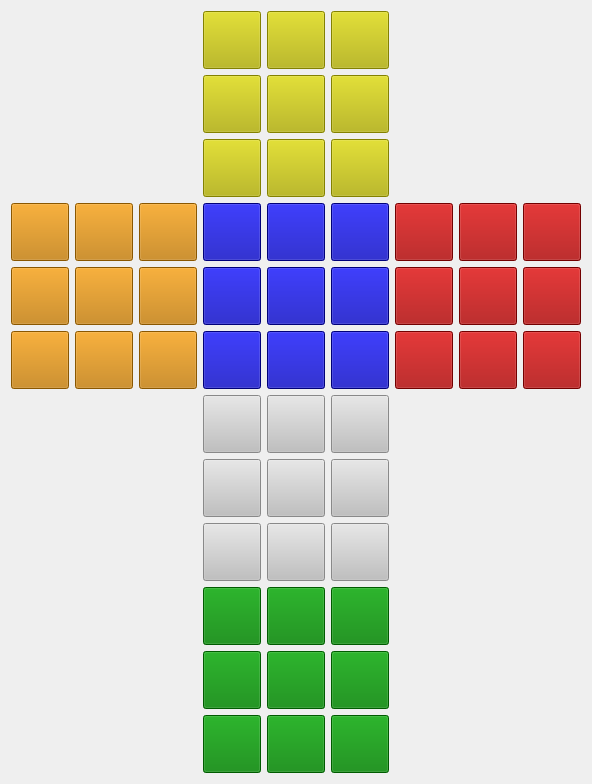
  <widget class="QWidget" name="gridLayoutWidget">
   <property name="geometry">
    <rect>
     <x>190</x>
     <y>100</y>
     <width>524</width>
     <height>694</height>
    </rect>
   </property>
   <layout class="QGridLayout" name="All_cube">
    <item row="0" column="2">
     <layout class="QGridLayout" name="Side_0">
      <item row="0" column="0">
       <widget class="QPushButton" name="Side_0_Square_0">
        <property name="styleSheet">
         <string notr="true">QPushButton{
  background-color: rgb(183, 180, 0);
  width: 50px;
  height: 50px;
}

QPushButton:hover {
  background-color: gray;
}

QPushButton:pressed {
  background-color: yellow;
}</string>
        </property>
        <property name="text">
         <string/>
        </property>
       </widget>
      </item>
      <item row="0" column="1">
       <widget class="QPushButton" name="Side_0_Square_1">
        <property name="styleSheet">
         <string notr="true">QPushButton{
  background-color: rgb(183, 180, 0);
  width: 50px;
  height: 50px;
}

QPushButton:hover {
  background-color: gray;
}

QPushButton:pressed {
  background-color: yellow;
}</string>
        </property>
        <property name="text">
         <string/>
        </property>
       </widget>
      </item>
      <item row="0" column="2">
       <widget class="QPushButton" name="Side_0_Square_2">
        <property name="styleSheet">
         <string notr="true">QPushButton{
  background-color: rgb(183, 180, 0);
  width: 50px;
  height: 50px;
}

QPushButton:hover {
  background-color: gray;
}

QPushButton:pressed {
  background-color: yellow;
}</string>
        </property>
        <property name="text">
         <string/>
        </property>
       </widget>
      </item>
      <item row="1" column="0">
       <widget class="QPushButton" name="Side_0_Square_3">
        <property name="styleSheet">
         <string notr="true">QPushButton{
  background-color: rgb(183, 180, 0);
  width: 50px;
  height: 50px;
}

QPushButton:hover {
  background-color: gray;
}

QPushButton:pressed {
  background-color: yellow;
}</string>
        </property>
        <property name="text">
         <string/>
        </property>
       </widget>
      </item>
      <item row="1" column="1">
       <widget class="QPushButton" name="Side_0_Square_4">
        <property name="styleSheet">
         <string notr="true">QPushButton{
  background-color: rgb(183, 180, 0);
  width: 50px;
  height: 50px;
}

QPushButton:hover {
  background-color: gray;
}

QPushButton:pressed {
  background-color: yellow;
}</string>
        </property>
        <property name="text">
         <string/>
        </property>
       </widget>
      </item>
      <item row="1" column="2">
       <widget class="QPushButton" name="Side_0_Square_5">
        <property name="styleSheet">
         <string notr="true">QPushButton{
  background-color: rgb(183, 180, 0);
  width: 50px;
  height: 50px;
}

QPushButton:hover {
  background-color: gray;
}

QPushButton:pressed {
  background-color: yellow;
}</string>
        </property>
        <property name="text">
         <string/>
        </property>
       </widget>
      </item>
      <item row="2" column="1">
       <widget class="QPushButton" name="Side_0_Square_7">
        <property name="styleSheet">
         <string notr="true">QPushButton{
  background-color: rgb(183, 180, 0);
  width: 50px;
  height: 50px;
}

QPushButton:hover {
  background-color: gray;
}

QPushButton:pressed {
  background-color: yellow;
}</string>
        </property>
        <property name="text">
         <string/>
        </property>
       </widget>
      </item>
      <item row="2" column="2">
       <widget class="QPushButton" name="Side_0_Square_8">
        <property name="styleSheet">
         <string notr="true">QPushButton{
  background-color: rgb(183, 180, 0);
  width: 50px;
  height: 50px;
}

QPushButton:hover {
  background-color: gray;
}

QPushButton:pressed {
  background-color: yellow;
}</string>
        </property>
        <property name="text">
         <string/>
        </property>
       </widget>
      </item>
      <item row="2" column="0">
       <widget class="QPushButton" name="Side_0_Square_6">
        <property name="styleSheet">
         <string notr="true">QPushButton{
  background-color: rgb(183, 180, 0);
  width: 50px;
  height: 50px;
}

QPushButton:hover {
  background-color: gray;
}

QPushButton:pressed {
  background-color: yellow;
}</string>
        </property>
        <property name="text">
         <string/>
        </property>
       </widget>
      </item>
     </layout>
    </item>
    <item row="3" column="2">
     <spacer name="verticalSpacer_2">
      <property name="orientation">
       <enum>Qt::Vertical</enum>
      </property>
      <property name="sizeHint" stdset="0">
       <size>
        <width>20</width>
        <height>40</height>
       </size>
      </property>
     </spacer>
    </item>
    <item row="2" column="4">
     <spacer name="horizontalSpacer">
      <property name="orientation">
       <enum>Qt::Horizontal</enum>
      </property>
      <property name="sizeHint" stdset="0">
       <size>
        <width>40</width>
        <height>20</height>
       </size>
      </property>
     </spacer>
    </item>
    <item row="1" column="2">
     <spacer name="verticalSpacer">
      <property name="orientation">
       <enum>Qt::Vertical</enum>
      </property>
      <property name="sizeHint" stdset="0">
       <size>
        <width>20</width>
        <height>40</height>
       </size>
      </property>
     </spacer>
    </item>
    <item row="2" column="0">
     <layout class="QGridLayout" name="Side_1">
      <item row="0" column="0">
       <widget class="QPushButton" name="Side_1_Square_0">
        <property name="styleSheet">
         <string notr="true">QPushButton{
  background-color: rgb(193, 122, 0);
  width: 50px;
  height: 50px;
}

QPushButton:hover {
  background-color: silver;
}

QPushButton:pressed {
  background-color: orange;
}</string>
        </property>
        <property name="text">
         <string/>
        </property>
       </widget>
      </item>
      <item row="0" column="1">
       <widget class="QPushButton" name="Side_1_Square_1">
        <property name="styleSheet">
         <string notr="true">QPushButton{
  background-color: rgb(193, 122, 0);
  width: 50px;
  height: 50px;
}

QPushButton:hover {
  background-color: silver;
}

QPushButton:pressed {
  background-color: orange;
}</string>
        </property>
        <property name="text">
         <string/>
        </property>
       </widget>
      </item>
      <item row="0" column="2">
       <widget class="QPushButton" name="Side_1_Square_2">
        <property name="styleSheet">
         <string notr="true">QPushButton{
  background-color: rgb(193, 122, 0);
  width: 50px;
  height: 50px;
}

QPushButton:hover {
  background-color: silver;
}

QPushButton:pressed {
  background-color: orange;
}</string>
        </property>
        <property name="text">
         <string/>
        </property>
       </widget>
      </item>
      <item row="1" column="0">
       <widget class="QPushButton" name="Side_1_Square_3">
        <property name="styleSheet">
         <string notr="true">QPushButton{
  background-color: rgb(193, 122, 0);
  width: 50px;
  height: 50px;
}

QPushButton:hover {
  background-color: silver;
}

QPushButton:pressed {
  background-color: orange;
}</string>
        </property>
        <property name="text">
         <string/>
        </property>
       </widget>
      </item>
      <item row="1" column="1">
       <widget class="QPushButton" name="Side_1_Square_4">
        <property name="styleSheet">
         <string notr="true">QPushButton{
  background-color: rgb(193, 122, 0);
  width: 50px;
  height: 50px;
}

QPushButton:hover {
  background-color: silver;
}

QPushButton:pressed {
  background-color: orange;
}</string>
        </property>
        <property name="text">
         <string/>
        </property>
       </widget>
      </item>
      <item row="1" column="2">
       <widget class="QPushButton" name="Side_1_Square_5">
        <property name="styleSheet">
         <string notr="true">QPushButton{
  background-color: rgb(193, 122, 0);
  width: 50px;
  height: 50px;
}

QPushButton:hover {
  background-color: silver;
}

QPushButton:pressed {
  background-color: orange;
}</string>
        </property>
        <property name="text">
         <string/>
        </property>
       </widget>
      </item>
      <item row="2" column="1">
       <widget class="QPushButton" name="Side_1_Square_7">
        <property name="styleSheet">
         <string notr="true">QPushButton{
  background-color: rgb(193, 122, 0);
  width: 50px;
  height: 50px;
}

QPushButton:hover {
  background-color: silver;
}

QPushButton:pressed {
  background-color: orange;
}</string>
        </property>
        <property name="text">
         <string/>
        </property>
       </widget>
      </item>
      <item row="2" column="2">
       <widget class="QPushButton" name="Side_1_Square_8">
        <property name="styleSheet">
         <string notr="true">QPushButton{
  background-color: rgb(193, 122, 0);
  width: 50px;
  height: 50px;
}

QPushButton:hover {
  background-color: silver;
}

QPushButton:pressed {
  background-color: orange;
}</string>
        </property>
        <property name="text">
         <string/>
        </property>
       </widget>
      </item>
      <item row="2" column="0">
       <widget class="QPushButton" name="Side_1_Square_6">
        <property name="styleSheet">
         <string notr="true">QPushButton{
  background-color: rgb(193, 122, 0);
  width: 50px;
  height: 50px;
}

QPushButton:hover {
  background-color: silver;
}

QPushButton:pressed {
  background-color: orange;
}</string>
        </property>
        <property name="text">
         <string/>
        </property>
       </widget>
      </item>
     </layout>
    </item>
    <item row="2" column="1">
     <spacer name="horizontalSpacer_3">
      <property name="orientation">
       <enum>Qt::Horizontal</enum>
      </property>
      <property name="sizeHint" stdset="0">
       <size>
        <width>40</width>
        <height>20</height>
       </size>
      </property>
     </spacer>
    </item>
    <item row="2" column="3">
     <spacer name="horizontalSpacer_2">
      <property name="orientation">
       <enum>Qt::Horizontal</enum>
      </property>
      <property name="sizeHint" stdset="0">
       <size>
        <width>40</width>
        <height>20</height>
       </size>
      </property>
     </spacer>
    </item>
    <item row="2" column="5">
     <layout class="QGridLayout" name="Side_3">
      <item row="0" column="2">
       <widget class="QPushButton" name="Side_3_Square_2">
        <property name="styleSheet">
         <string notr="true">QPushButton{
  background-color: rgb(160, 0, 0);
  width: 50px;
  height: 50px;
}

QPushButton:hover {
  background-color: silver;
}

QPushButton:pressed {
  background-color: red;
}</string>
        </property>
        <property name="text">
         <string/>
        </property>
       </widget>
      </item>
      <item row="2" column="2">
       <widget class="QPushButton" name="Side_3_Square_8">
        <property name="styleSheet">
         <string notr="true">QPushButton{
  background-color: rgb(160, 0, 0);
  width: 50px;
  height: 50px;
}

QPushButton:hover {
  background-color: silver;
}

QPushButton:pressed {
  background-color: red;
}</string>
        </property>
        <property name="text">
         <string/>
        </property>
       </widget>
      </item>
      <item row="2" column="0">
       <widget class="QPushButton" name="Side_3_Square_6">
        <property name="styleSheet">
         <string notr="true">QPushButton{
  background-color: rgb(160, 0, 0);
  width: 50px;
  height: 50px;
}

QPushButton:hover {
  background-color: silver;
}

QPushButton:pressed {
  background-color: red;
}</string>
        </property>
        <property name="text">
         <string/>
        </property>
       </widget>
      </item>
      <item row="0" column="0">
       <widget class="QPushButton" name="Side_3_Square_0">
        <property name="styleSheet">
         <string notr="true">QPushButton{
  background-color: rgb(160, 0, 0);
  width: 50px;
  height: 50px;
}

QPushButton:hover {
  background-color: silver;
}

QPushButton:pressed {
  background-color: red;
}</string>
        </property>
        <property name="text">
         <string/>
        </property>
       </widget>
      </item>
      <item row="0" column="1">
       <widget class="QPushButton" name="Side_3_Square_1">
        <property name="styleSheet">
         <string notr="true">QPushButton{
  background-color: rgb(160, 0, 0);
  width: 50px;
  height: 50px;
}

QPushButton:hover {
  background-color: silver;
}

QPushButton:pressed {
  background-color: red;
}</string>
        </property>
        <property name="text">
         <string/>
        </property>
       </widget>
      </item>
      <item row="1" column="1">
       <widget class="QPushButton" name="Side_3_Square_4">
        <property name="styleSheet">
         <string notr="true">QPushButton{
  background-color: rgb(160, 0, 0);
  width: 50px;
  height: 50px;
}

QPushButton:hover {
  background-color: silver;
}

QPushButton:pressed {
  background-color: red;
}</string>
        </property>
        <property name="text">
         <string/>
        </property>
       </widget>
      </item>
      <item row="2" column="1">
       <widget class="QPushButton" name="Side_3_Square_7">
        <property name="styleSheet">
         <string notr="true">QPushButton{
  background-color: rgb(160, 0, 0);
  width: 50px;
  height: 50px;
}

QPushButton:hover {
  background-color: silver;
}

QPushButton:pressed {
  background-color: red;
}</string>
        </property>
        <property name="text">
         <string/>
        </property>
       </widget>
      </item>
      <item row="1" column="2">
       <widget class="QPushButton" name="Side_3_Square_5">
        <property name="styleSheet">
         <string notr="true">QPushButton{
  background-color: rgb(160, 0, 0);
  width: 50px;
  height: 50px;
}

QPushButton:hover {
  background-color: silver;
}

QPushButton:pressed {
  background-color: red;
}</string>
        </property>
        <property name="text">
         <string/>
        </property>
       </widget>
      </item>
      <item row="1" column="0">
       <widget class="QPushButton" name="Side_3_Square_3">
        <property name="styleSheet">
         <string notr="true">QPushButton{
  background-color: rgb(160, 0, 0);
  width: 50px;
  height: 50px;
}

QPushButton:hover {
  background-color: silver;
}

QPushButton:pressed {
  background-color: red;
}</string>
        </property>
        <property name="text">
         <string/>
        </property>
       </widget>
      </item>
     </layout>
    </item>
    <item row="6" column="2">
     <layout class="QGridLayout" name="Side_5">
      <item row="1" column="0">
       <widget class="QPushButton" name="Side_5_Square_3">
        <property name="styleSheet">
         <string notr="true">QPushButton{
  background-color: green;
  width: 50px;
  height: 50px;
}

QPushButton:hover {
  background-color: silver;
}

QPushButton:pressed {
  background-color: rgb(0, 160, 0);
}</string>
        </property>
        <property name="text">
         <string/>
        </property>
       </widget>
      </item>
      <item row="0" column="2">
       <widget class="QPushButton" name="Side_5_Square_2">
        <property name="styleSheet">
         <string notr="true">QPushButton{
  background-color: green;
  width: 50px;
  height: 50px;
}

QPushButton:hover {
  background-color: silver;
}

QPushButton:pressed {
  background-color: rgb(0, 160, 0);
}</string>
        </property>
        <property name="text">
         <string/>
        </property>
       </widget>
      </item>
      <item row="0" column="0">
       <widget class="QPushButton" name="Side_5_Square_0">
        <property name="styleSheet">
         <string notr="true">QPushButton{
  background-color: green;
  width: 50px;
  height: 50px;
}

QPushButton:hover {
  background-color: silver;
}

QPushButton:pressed {
  background-color: rgb(0, 160, 0);
}</string>
        </property>
        <property name="text">
         <string/>
        </property>
       </widget>
      </item>
      <item row="1" column="1">
       <widget class="QPushButton" name="Side_5_Square_4">
        <property name="styleSheet">
         <string notr="true">QPushButton{
  background-color: green;
  width: 50px;
  height: 50px;
}

QPushButton:hover {
  background-color: silver;
}

QPushButton:pressed {
  background-color: rgb(0, 160, 0);
}</string>
        </property>
        <property name="text">
         <string/>
        </property>
       </widget>
      </item>
      <item row="2" column="1">
       <widget class="QPushButton" name="Side_5_Square_7">
        <property name="styleSheet">
         <string notr="true">QPushButton{
  background-color: green;
  width: 50px;
  height: 50px;
}

QPushButton:hover {
  background-color: silver;
}

QPushButton:pressed {
  background-color: rgb(0, 160, 0);
}</string>
        </property>
        <property name="text">
         <string/>
        </property>
       </widget>
      </item>
      <item row="0" column="1">
       <widget class="QPushButton" name="Side_5_Square_1">
        <property name="styleSheet">
         <string notr="true">QPushButton{
  background-color: green;
  width: 50px;
  height: 50px;
}

QPushButton:hover {
  background-color: silver;
}

QPushButton:pressed {
  background-color: rgb(0, 160, 0);
}</string>
        </property>
        <property name="text">
         <string/>
        </property>
       </widget>
      </item>
      <item row="2" column="2">
       <widget class="QPushButton" name="Side_5_Square_8">
        <property name="styleSheet">
         <string notr="true">QPushButton{
  background-color: green;
  width: 50px;
  height: 50px;
}

QPushButton:hover {
  background-color: silver;
}

QPushButton:pressed {
  background-color: rgb(0, 160, 0);
}</string>
        </property>
        <property name="text">
         <string/>
        </property>
       </widget>
      </item>
      <item row="2" column="0">
       <widget class="QPushButton" name="Side_5_Square_6">
        <property name="styleSheet">
         <string notr="true">QPushButton{
  background-color: green;
  width: 50px;
  height: 50px;
}

QPushButton:hover {
  background-color: silver;
}

QPushButton:pressed {
  background-color: rgb(0, 160, 0);
}</string>
        </property>
        <property name="text">
         <string/>
        </property>
       </widget>
      </item>
      <item row="1" column="2">
       <widget class="QPushButton" name="Side_5_Square_5">
        <property name="styleSheet">
         <string notr="true">QPushButton{
  background-color: green;
  width: 50px;
  height: 50px;
}

QPushButton:hover {
  background-color: silver;
}

QPushButton:pressed {
  background-color: rgb(0, 160, 0);
}</string>
        </property>
        <property name="text">
         <string/>
        </property>
       </widget>
      </item>
     </layout>
    </item>
    <item row="2" column="2">
     <layout class="QGridLayout" name="Side_2">
      <item row="0" column="0">
       <widget class="QPushButton" name="Side_2_Square_0">
        <property name="styleSheet">
         <string notr="true">QPushButton{
  background-color: rgb(0, 0, 170);
  width: 50px;
  height: 50px;
}

QPushButton:hover {
  background-color: gray;
}

QPushButton:pressed {
  background-color: blue;
}</string>
        </property>
        <property name="text">
         <string/>
        </property>
       </widget>
      </item>
      <item row="0" column="1">
       <widget class="QPushButton" name="Side_2_Square_1">
        <property name="styleSheet">
         <string notr="true">QPushButton{
  background-color: rgb(0, 0, 170);
  width: 50px;
  height: 50px;
}

QPushButton:hover {
  background-color: gray;
}

QPushButton:pressed {
  background-color: blue;
}</string>
        </property>
        <property name="text">
         <string/>
        </property>
       </widget>
      </item>
      <item row="0" column="2">
       <widget class="QPushButton" name="Side_2_Square_2">
        <property name="styleSheet">
         <string notr="true">QPushButton{
  background-color: rgb(0, 0, 170);
  width: 50px;
  height: 50px;
}

QPushButton:hover {
  background-color: gray;
}

QPushButton:pressed {
  background-color: blue;
}</string>
        </property>
        <property name="text">
         <string/>
        </property>
       </widget>
      </item>
      <item row="1" column="0">
       <widget class="QPushButton" name="Side_2_Square_3">
        <property name="styleSheet">
         <string notr="true">QPushButton{
  background-color: rgb(0, 0, 170);
  width: 50px;
  height: 50px;
}

QPushButton:hover {
  background-color: gray;
}

QPushButton:pressed {
  background-color: blue;
}</string>
        </property>
        <property name="text">
         <string/>
        </property>
       </widget>
      </item>
      <item row="1" column="1">
       <widget class="QPushButton" name="Side_2_Square_4">
        <property name="styleSheet">
         <string notr="true">QPushButton{
  background-color: rgb(0, 0, 170);
  width: 50px;
  height: 50px;
}

QPushButton:hover {
  background-color: gray;
}

QPushButton:pressed {
  background-color: blue;
}</string>
        </property>
        <property name="text">
         <string/>
        </property>
       </widget>
      </item>
      <item row="1" column="2">
       <widget class="QPushButton" name="Side_2_Square_5">
        <property name="styleSheet">
         <string notr="true">QPushButton{
  background-color: rgb(0, 0, 170);
  width: 50px;
  height: 50px;
}

QPushButton:hover {
  background-color: gray;
}

QPushButton:pressed {
  background-color: blue;
}</string>
        </property>
        <property name="text">
         <string/>
        </property>
       </widget>
      </item>
      <item row="2" column="1">
       <widget class="QPushButton" name="Side_2_Square_7">
        <property name="styleSheet">
         <string notr="true">QPushButton{
  background-color: rgb(0, 0, 170);
  width: 50px;
  height: 50px;
}

QPushButton:hover {
  background-color: gray;
}

QPushButton:pressed {
  background-color: blue;
}</string>
        </property>
        <property name="text">
         <string/>
        </property>
       </widget>
      </item>
      <item row="2" column="2">
       <widget class="QPushButton" name="Side_2_Square_8">
        <property name="styleSheet">
         <string notr="true">QPushButton{
  background-color: rgb(0, 0, 170);
  width: 50px;
  height: 50px;
}

QPushButton:hover {
  background-color: gray;
}

QPushButton:pressed {
  background-color: blue;
}</string>
        </property>
        <property name="text">
         <string/>
        </property>
       </widget>
      </item>
      <item row="2" column="0">
       <widget class="QPushButton" name="Side_2_Square_6">
        <property name="styleSheet">
         <string notr="true">QPushButton{
  background-color: rgb(0, 0, 170);
  width: 50px;
  height: 50px;
}

QPushButton:hover {
  background-color: gray;
}

QPushButton:pressed {
  background-color: blue;
}</string>
        </property>
        <property name="text">
         <string/>
        </property>
       </widget>
      </item>
     </layout>
    </item>
    <item row="4" column="2">
     <layout class="QGridLayout" name="Side_4">
      <item row="0" column="0">
       <widget class="QPushButton" name="Side_4_Square_0">
        <property name="styleSheet">
         <string notr="true">QPushButton{
  background-color: silver;
  width: 50px;
  height: 50px;
}

QPushButton:hover {
  background-color: gray;

}

QPushButton:pressed {
  background-color: white;
}</string>
        </property>
        <property name="text">
         <string/>
        </property>
       </widget>
      </item>
      <item row="0" column="1">
       <widget class="QPushButton" name="Side_4_Square_1">
        <property name="styleSheet">
         <string notr="true">QPushButton{
  background-color: silver;
  width: 50px;
  height: 50px;
}

QPushButton:hover {
  background-color: gray;

}

QPushButton:pressed {
  background-color: white;
}</string>
        </property>
        <property name="text">
         <string/>
        </property>
       </widget>
      </item>
      <item row="0" column="2">
       <widget class="QPushButton" name="Side_4_Square_2">
        <property name="styleSheet">
         <string notr="true">QPushButton{
  background-color: silver;
  width: 50px;
  height: 50px;
}

QPushButton:hover {
  background-color: gray;

}

QPushButton:pressed {
  background-color: white;
}</string>
        </property>
        <property name="text">
         <string/>
        </property>
       </widget>
      </item>
      <item row="1" column="0">
       <widget class="QPushButton" name="Side_4_Square_3">
        <property name="styleSheet">
         <string notr="true">QPushButton{
  background-color: silver;
  width: 50px;
  height: 50px;
}

QPushButton:hover {
  background-color: gray;

}

QPushButton:pressed {
  background-color: white;
}</string>
        </property>
        <property name="text">
         <string/>
        </property>
       </widget>
      </item>
      <item row="1" column="1">
       <widget class="QPushButton" name="Side_4_Square_4">
        <property name="styleSheet">
         <string notr="true">QPushButton{
  background-color: silver;
  width: 50px;
  height: 50px;
}

QPushButton:hover {
  background-color: gray;

}

QPushButton:pressed {
  background-color: white;
}</string>
        </property>
        <property name="text">
         <string/>
        </property>
       </widget>
      </item>
      <item row="1" column="2">
       <widget class="QPushButton" name="Side_4_Square_5">
        <property name="styleSheet">
         <string notr="true">QPushButton{
  background-color: silver;
  width: 50px;
  height: 50px;
}

QPushButton:hover {
  background-color: gray;

}

QPushButton:pressed {
  background-color: white;
}</string>
        </property>
        <property name="text">
         <string/>
        </property>
       </widget>
      </item>
      <item row="2" column="1">
       <widget class="QPushButton" name="Side_4_Square_7">
        <property name="styleSheet">
         <string notr="true">QPushButton{
  background-color: silver;
  width: 50px;
  height: 50px;
}

QPushButton:hover {
  background-color: gray;

}

QPushButton:pressed {
  background-color: white;
}</string>
        </property>
        <property name="text">
         <string/>
        </property>
       </widget>
      </item>
      <item row="2" column="2">
       <widget class="QPushButton" name="Side_4_Square_8">
        <property name="styleSheet">
         <string notr="true">QPushButton{
  background-color: silver;
  width: 50px;
  height: 50px;
}

QPushButton:hover {
  background-color: gray;

}

QPushButton:pressed {
  background-color: white;
}</string>
        </property>
        <property name="text">
         <string/>
        </property>
       </widget>
      </item>
      <item row="2" column="0">
       <widget class="QPushButton" name="Side_4_Square_6">
        <property name="styleSheet">
         <string notr="true">QPushButton{
  background-color: silver;
  width: 50px;
  height: 50px;
}

QPushButton:hover {
  background-color: gray;

}

QPushButton:pressed {
  background-color: white;
}</string>
        </property>
        <property name="text">
         <string/>
        </property>
       </widget>
      </item>
     </layout>
    </item>
    <item row="5" column="2">
     <spacer name="verticalSpacer_3">
      <property name="orientation">
       <enum>Qt::Vertical</enum>
      </property>
      <property name="sizeHint" stdset="0">
       <size>
        <width>20</width>
        <height>40</height>
       </size>
      </property>
     </spacer>
    </item>
   </layout>
  </widget>
